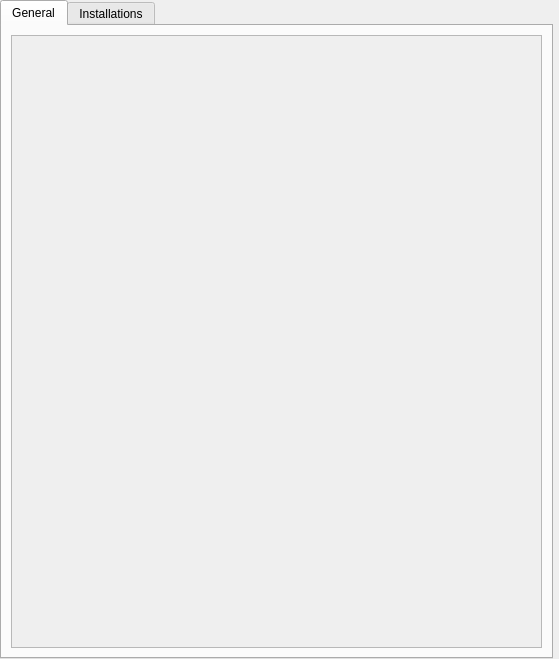
<?xml version="1.0" encoding="UTF-8"?>
<ui version="4.0">
 <class>JavaPage</class>
 <widget class="QWidget" name="JavaPage">
  <property name="geometry">
   <rect>
    <x>0</x>
    <y>0</y>
    <width>559</width>
    <height>659</height>
   </rect>
  </property>
  <property name="sizePolicy">
   <sizepolicy hsizetype="MinimumExpanding" vsizetype="MinimumExpanding">
    <horstretch>0</horstretch>
    <verstretch>0</verstretch>
   </sizepolicy>
  </property>
  <layout class="QVBoxLayout" name="verticalLayout">
   <property name="leftMargin">
    <number>0</number>
   </property>
   <property name="topMargin">
    <number>0</number>
   </property>
   <property name="rightMargin">
    <number>6</number>
   </property>
   <property name="bottomMargin">
    <number>0</number>
   </property>
   <item>
    <widget class="QTabWidget" name="tabWidget">
     <property name="currentIndex">
      <number>0</number>
     </property>
     <widget class="QWidget" name="general">
      <attribute name="title">
       <string notr="true">General</string>
      </attribute>
      <layout class="QVBoxLayout" name="verticalLayout_2">
       <item>
        <widget class="QScrollArea" name="generalScrollArea">
         <property name="widgetResizable">
          <bool>true</bool>
         </property>
         <widget class="QWidget" name="scrollAreaWidgetContents">
          <property name="geometry">
           <rect>
            <x>0</x>
            <y>0</y>
            <width>535</width>
            <height>612</height>
           </rect>
          </property>
          <layout class="QVBoxLayout" name="verticalLayout_4">
           <property name="leftMargin">
            <number>0</number>
           </property>
           <property name="topMargin">
            <number>0</number>
           </property>
           <property name="rightMargin">
            <number>0</number>
           </property>
           <property name="bottomMargin">
            <number>0</number>
           </property>
           <item>
            <widget class="JavaSettingsWidget" name="javaSettings" native="true"/>
           </item>
          </layout>
         </widget>
        </widget>
       </item>
      </layout>
     </widget>
     <widget class="QWidget" name="management">
      <attribute name="title">
       <string>Installations</string>
      </attribute>
      <layout class="QVBoxLayout" name="verticalLayout_3">
       <item>
        <layout class="QHBoxLayout" name="horizontalLayout">
         <item>
          <widget class="QPushButton" name="downloadJavaButton">
           <property name="text">
            <string>Download</string>
           </property>
          </widget>
         </item>
         <item>
          <widget class="QPushButton" name="removeJavaButton">
           <property name="text">
            <string>Remove</string>
           </property>
          </widget>
         </item>
         <item>
          <spacer name="horizontalSpacer">
           <property name="orientation">
            <enum>Qt::Horizontal</enum>
           </property>
           <property name="sizeHint" stdset="0">
            <size>
             <width>40</width>
             <height>20</height>
            </size>
           </property>
          </spacer>
         </item>
         <item>
          <widget class="QPushButton" name="refreshJavaButton">
           <property name="text">
            <string>Refresh</string>
           </property>
          </widget>
         </item>
        </layout>
       </item>
       <item>
        <widget class="VersionSelectWidget" name="managedJavaList" native="true">
         <property name="sizePolicy">
          <sizepolicy hsizetype="Expanding" vsizetype="Expanding">
           <horstretch>0</horstretch>
           <verstretch>0</verstretch>
          </sizepolicy>
         </property>
        </widget>
       </item>
      </layout>
     </widget>
    </widget>
   </item>
  </layout>
 </widget>
 <customwidgets>
  <customwidget>
   <class>VersionSelectWidget</class>
   <extends>QWidget</extends>
   <header>ui/widgets/VersionSelectWidget.h</header>
   <container>1</container>
  </customwidget>
  <customwidget>
   <class>JavaSettingsWidget</class>
   <extends>QWidget</extends>
   <header>ui/widgets/JavaSettingsWidget.h</header>
   <container>1</container>
  </customwidget>
 </customwidgets>
 <resources/>
 <connections/>
</ui>
